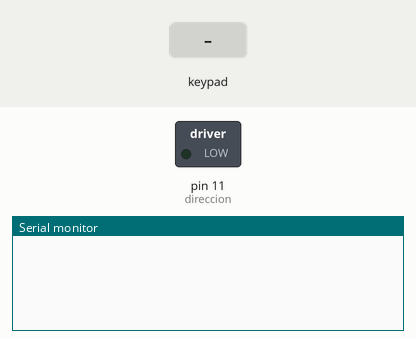
Simulated run of this sketch. Board: Arduino Uno, built with avr-gcc and run on an emulated ATmega328P. Shown: switched loads named in the sketch (green lamp = pin HIGH), the last lines printed to the serial monitor. Inputs (shaded band) come from the test bench.

Above: at 1.2 s.
1.3 s: key '1' pressed
At 2.2 s:
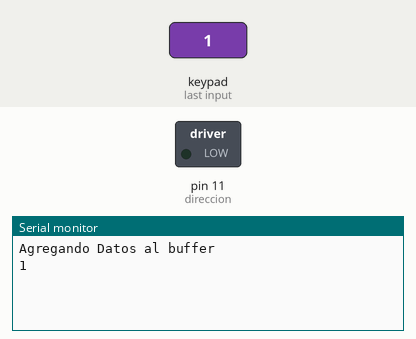
2.8 s: keypad keys 9 8 7 6 # pressed 0.4 s apart
At 5.6 s:
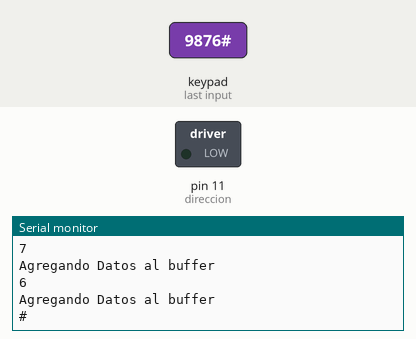
6.3 s: key 'A' pressed
At 6.7 s:
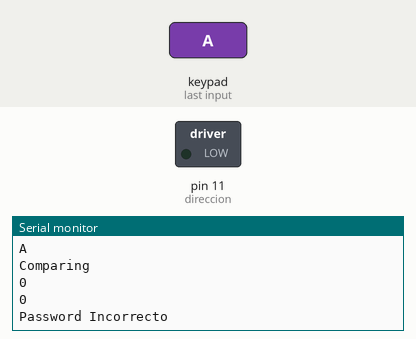
7.8 s: keypad keys 9 8 7 6 * pressed 0.4 s apart
At 10.6 s:
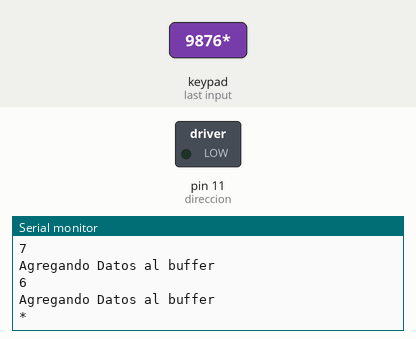
11.3 s: key 'B' pressed
At 12.3 s:
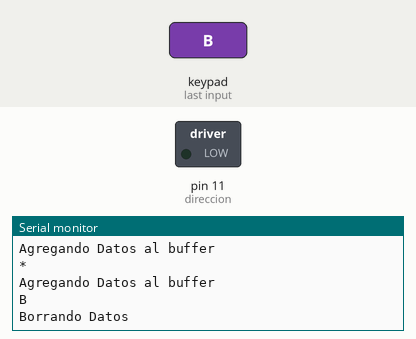
12.8 s: keypad keys 9 8 7 6 D pressed 0.4 s apart
At 15.6 s:
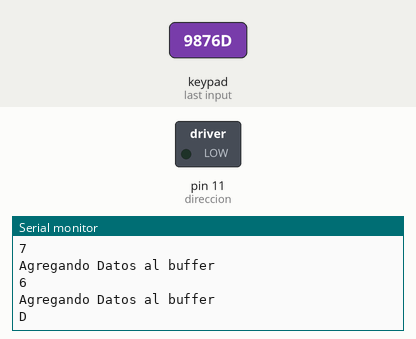
Timing chart, 0 to 17.1 s (numbered marks = the images above; inputs shaded):
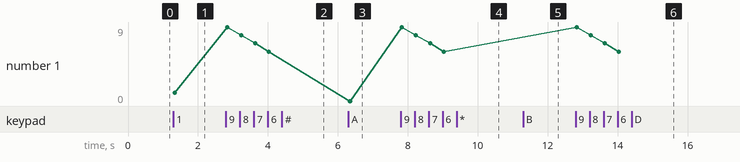

Measured:
- after the input at 1.3 s, the serial monitor: prints a new line at once (image 1)
- after the input at 2.8 s, the serial monitor: prints a new line at once (image 2)
- after the input at 6.3 s, the serial monitor: prints a new line at once (image 3)
- after the input at 7.8 s, the serial monitor: prints a new line at once (image 4)
- after the input at 11.3 s, the serial monitor: prints a new line at once (image 5)
- after the input at 12.8 s, the serial monitor: prints a new line at once (image 6)
- plotted number 1: 1 → 6 after the input at 2.8 s, 6 → 0 after the input at 6.3 s, 0 → 6 after the input at 7.8 s

The sketch:

mykeypad.ino
```cpp
#include <Keypad.h>
#define VELOCIDAD 1700
int CSTATUS = 10;
int steps = 10;
int direccion = 11;
int reset = 12;
int pasos = 200;
const byte ROWS = 4;
const byte COLS = 4;
const byte PASSLENGTH = 6;
byte PASS1[PASSLENGTH] = {'*', '*', '*', '*', '*', '*'};
byte PASS2[PASSLENGTH] = {'*', '*', '*', '*', '*', '*'};
byte CAPTURED[PASSLENGTH];
const char keys[ROWS][COLS] = {
  {'1', '2', '3', 'A'},
  {'4', '5', '6', 'B'},
  {'7', '8', '9', 'C'},
  {'*', '0', '#', 'D'}
};
byte ROWPINS[ROWS]= {9, 8, 7, 6};
byte COLSPINS[COLS] = {5, 4, 3, 2};

Keypad keypad = Keypad(makeKeymap(keys),ROWPINS, COLSPINS, ROWS, COLS);

void setup(){
  Serial.begin(9600);
  pinMode(steps, OUTPUT);
  pinMode(direccion, OUTPUT);
  pinMode(reset, OUTPUT);
  //Necesitamos definir el estado anterior del motor para volverlo a un estado
}

int globalCounter = 0;
int gloCounRes=0;
int ABRIR = HIGH;
int CERRAR = LOW;

void Apertura(int GIRO){
  digitalWrite(reset, HIGH);
  delay(100);
  digitalWrite(direccion, GIRO);
  for (int i = 0; i<pasos; i++)       //Equivale al numero de vueltas (200 es 360º grados) o micropasos
  {
    digitalWrite(steps, HIGH);  // This LOW to HIGH change is what creates the
    digitalWrite(steps, LOW); // al A4988 de avanzar una vez por cada pulso de energia.
    delayMicroseconds(VELOCIDAD);     // Regula la velocidad, cuanto mas bajo mas velocidad.
  }
  delay(100);
  digitalWrite(reset,LOW);
}

void AddData(byte data, int pos){
  Serial.println("Agregando ");
  Serial.println(data);
  //Serial.println(data);
  CAPTURED[pos] = data;
}

int ComparePass(byte comppass[]){
 for (int x=0; x < PASSLENGTH; x++){
   if (CAPTURED[x] != comppass[x])
     return 0;
 }
   return 1;
}

void InitBuffer(){
  for (int x=0; x <= PASSLENGTH; x++){
        CAPTURED[x] = 0;
  }
  globalCounter=0;
}
int comp1=0;
int comp2=0;

void loop(){
  digitalWrite(reset, LOW);
  char key = keypad.getKey();
  //Serial.println("indice ");
  //Serial.println(i);
  if (key != NO_KEY){
    if (globalCounter < PASSLENGTH+1){
      Serial.println("Agregando Datos al buffer");
      Serial.println(key);
      //CAPTURED[globalCounter] = key;
        switch(key)
      {
        case 'A':
            comp1 = ComparePass(PASS1);
            comp2 = ComparePass(PASS2);
            Serial.println("Comparing");
            Serial.println(comp1);
            Serial.println(comp2);
//            if ( comp1 == 1){
//              Serial.println("Password Coorrecto");
//              InitBuffer();
//            }
//            else{
//              Serial.println("Password Incorrecto");
//              InitBuffer();
//            }
            if ((comp1 == 1) || (comp2 == 1)){
                Serial.println("Password Coorrecto");
                //llamamos a la apertura
                if (CSTATUS == ABRIR)
                  Serial.println("Cerradura previamente abierta");
                else{
                  Apertura(ABRIR);
                  CSTATUS = ABRIR;
                  Serial.println("Abriendo Cerradura");
                  InitBuffer();
                }
            }else{
                Serial.println("Password Incorrecto");
                //Cerramos Cerradura
                //Apertura(CERRAR);
                //Serial.println("Cerrando Cerradura");
                InitBuffer();
            }
        break;
        case 'B':
          Serial.println("Borrando Datos");
          InitBuffer();
        break;
        default:
            CAPTURED[globalCounter] = key;
            globalCounter++;
        break;
        case 'C':
          if (CSTATUS == CERRAR)
            Serial.println("Cerradura previamente cerrada");
          else{
            Serial.println("Cerrando Cerradura");
            Apertura(CERRAR);
            CSTATUS = CERRAR;
          }
        break;
      }
      }else{
        Serial.println("BORRANDO");
        InitBuffer();
    }
  }
}
```
